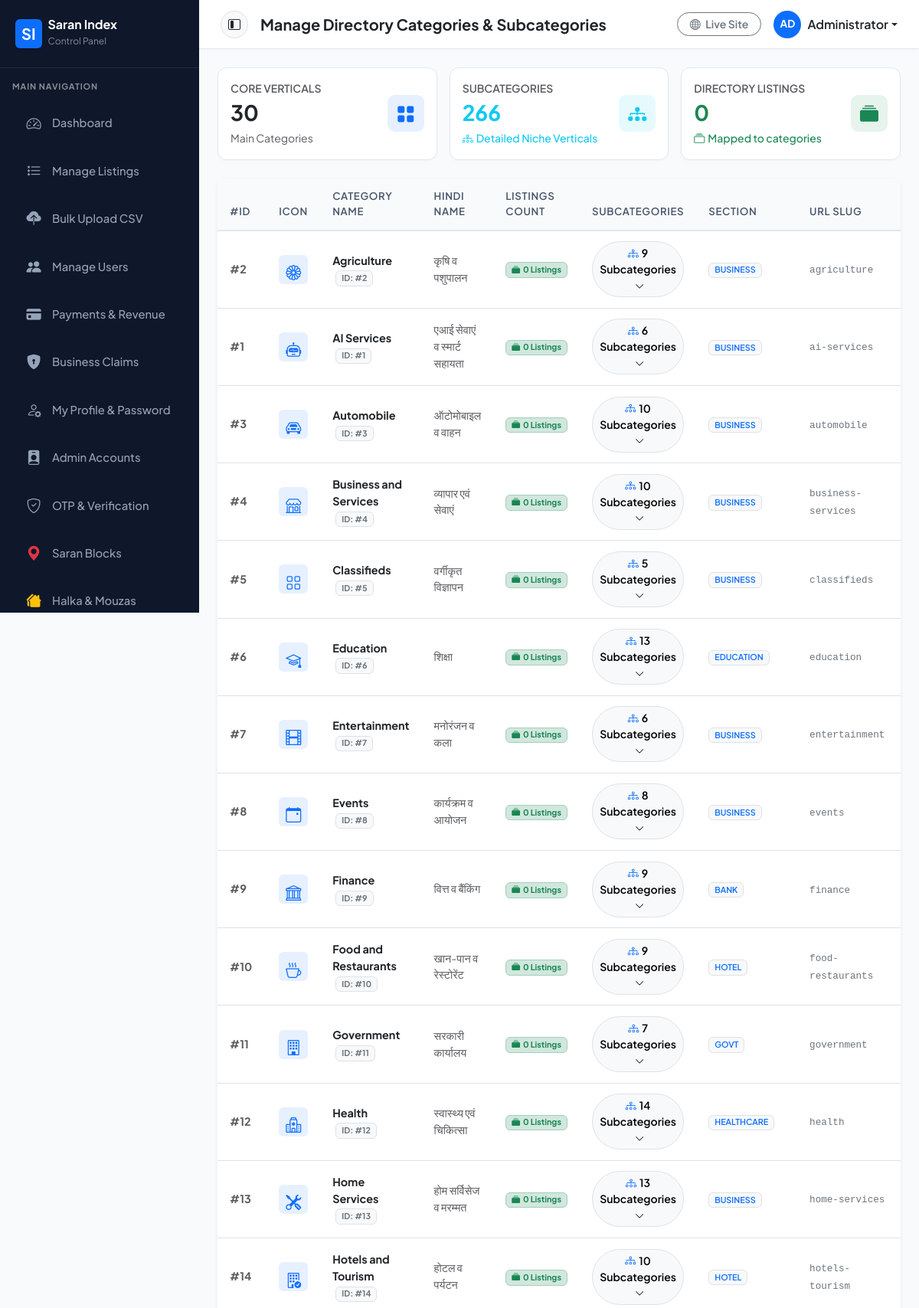
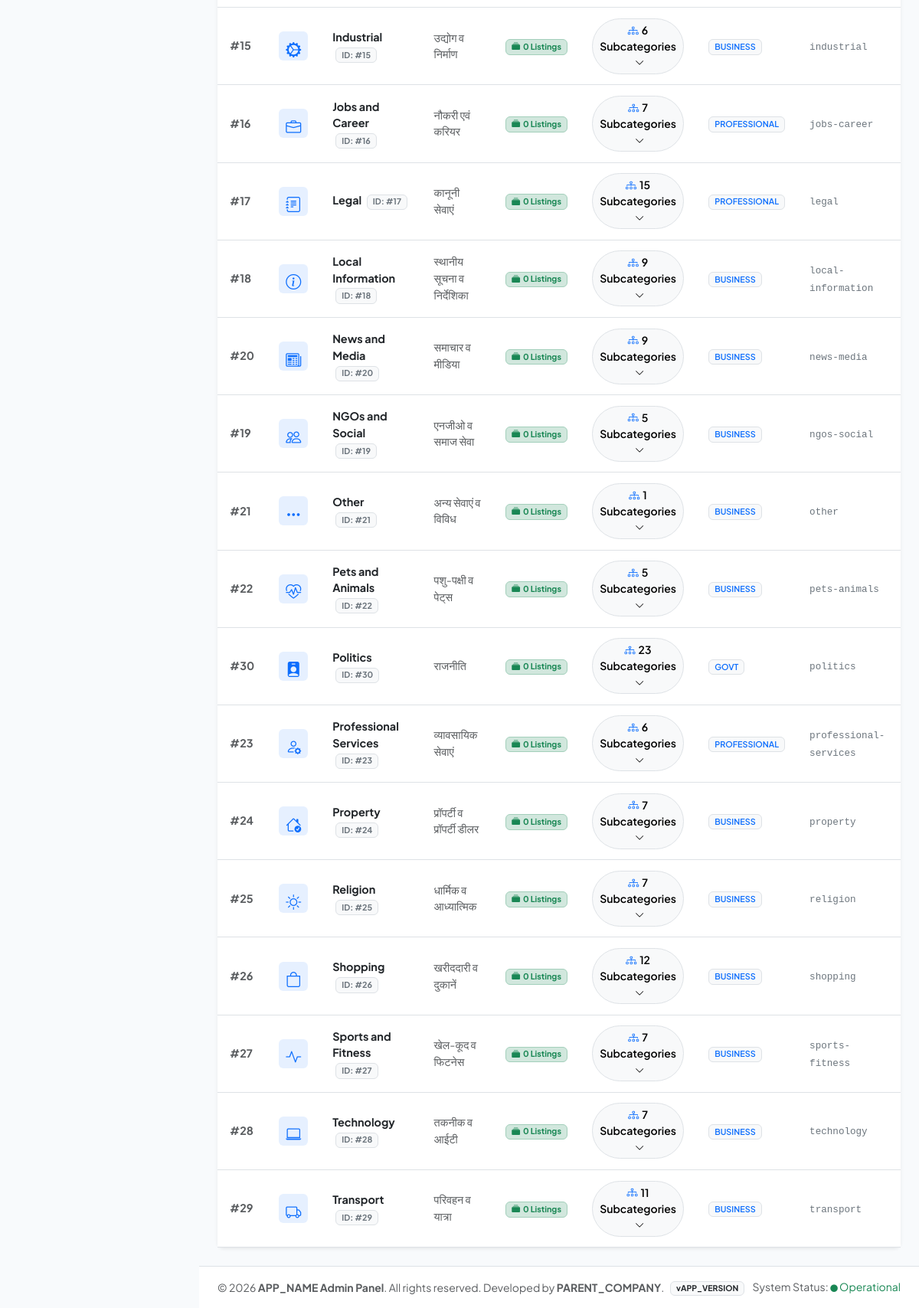
/admin/categories.php (signed in), run on the app's committed database (2 pictures, top to bottom).
### tables this page shows
CREATE TABLE IF NOT EXISTS `categories` (
    `id` INT AUTO_INCREMENT PRIMARY KEY,
    `name` VARCHAR(100) NOT NULL,
    `hindi_name` VARCHAR(100),
    `icon` VARCHAR(100),
    `slug` VARCHAR(100) UNIQUE,
    `section` ENUM('BUSINESS','PROFESSIONAL','GOVT','EDUCATION','HEALTHCARE','EMERGENCY','BANK','HOTEL') DEFAULT 'BUSINESS',
    `status` ENUM('ACTIVE','INACTIVE') DEFAULT 'ACTIVE'
);

### includes/functions.php (called while the page is built, shortened)
<?php
function sanitizeInput($data) {
    return htmlspecialchars(trim((string)$data), ENT_QUOTES, 'UTF-8');
}
function getAllSubcategories() {
    $db = getDB();
    if ($db) {
        try {
            $stmt = $db->query("SELECT s.*, c.name as category_name, c.slug as category_slug, COUNT(l.id) as listing_count
                                FROM subcategories s
                                LEFT JOIN categories c ON s.category_id = c.id
                                LEFT JOIN listings l ON s.id = l.subcategory_id
                                GROUP BY s.id
                                ORDER BY c.name ASC, CASE WHEN s.type = 'PROFESSIONAL' THEN 1 ELSE 2 END ASC, s.name ASC");
            return $stmt->fetchAll();
        } catch (PDOException $e) {}
    }
    return [];
}
function getAllAdminCategories() {
    $db = getDB();
    if ($db) {
        try {
            $stmt = $db->query("SELECT c.*, COUNT(l.id) as listing_count
                                FROM categories c
                                LEFT JOIN listings l ON c.id = l.category_id
                                GROUP BY c.id
                                ORDER BY c.name ASC");
            return $stmt->fetchAll();
        } catch (PDOException $e) {}
    }
    return [];
}

### admin/categories.php (the view, shortened to what this page needs)
<?php
require_once __DIR__ . '/includes/header.php';
$categories = getAllAdminCategories();
$all_subcategories = getAllSubcategories();
$sub_by_cat = [];
foreach ($all_subcategories as $sub) {
    $sub_by_cat[$sub['category_id']][] = $sub;
}
?>
<div class="row g-3 mb-4">
    <div class="col-12 col-sm-4">
        <div class="stat-card p-3">
            <div class="d-flex align-items-center justify-content-between">
                <div>
                    <div class="text-muted small fw-semibold text-uppercase">Core Verticals</div>
                    <h3 class="fw-bold text-dark my-1"><?php echo number_format(count($categories)); ?></h3>
                    <small class="text-muted">Main Categories</small>
                </div>
                <div class="stat-icon bg-primary bg-opacity-10 text-primary">
                    <i class="bi bi-grid-fill"></i>
                </div>
            </div>
        </div>
    </div>
    <div class="col-12 col-sm-4">
        <div class="stat-card p-3">
            <div class="d-flex align-items-center justify-content-between">
                <div>
                    <div class="text-muted small fw-semibold text-uppercase">Subcategories</div>
                    <h3 class="fw-bold text-info my-1"><?php echo number_format(count($all_subcategories)); ?></h3>
                    <small class="text-info fw-medium"><i class="bi bi-diagram-3 me-1"></i>Detailed Niche Verticals</small>
                </div>
                <div class="stat-icon bg-info bg-opacity-10 text-info">
                    <i class="bi bi-diagram-3-fill"></i>
                </div>
            </div>
        </div>
    </div>
    <div class="col-12 col-sm-4">
        <div class="stat-card p-3">
            <div class="d-flex align-items-center justify-content-between">
                <div>
                    <div class="text-muted small fw-semibold text-uppercase">Directory Listings</div>
                    <h3 class="fw-bold text-success my-1"><?php echo number_format(array_sum(array_column($categories, 'listing_count'))); ?></h3>
                    <small class="text-success fw-medium"><i class="bi bi-collection me-1"></i>Mapped to categories</small>
                </div>
                <div class="stat-icon bg-success bg-opacity-10 text-success">
                    <i class="bi bi-collection-fill"></i>
                </div>
            </div>
        </div>
    </div>
</div>
<div class="card border-0 shadow-sm rounded-3">
    <div class="table-responsive">
        <table class="table table-hover table-custom align-middle mb-0">
            <thead>
                <tr>
                    <th style="width: 60px;">#ID</th>
                    <th style="width: 50px;">Icon</th>
                    <th>Category Name</th>
                    <th>Hindi Name</th>
                    <th>Listings Count</th>
                    <th>Subcategories</th>
                    <th>Section</th>
                    <th>URL Slug</th>
                    <th class="text-end">Actions</th>
                </tr>
            </thead>
            <tbody>
                <?php foreach ($categories as $cat):
                    $subs = $sub_by_cat[$cat['id']] ?? [];
                    $sub_count = count($subs);
                    $cat_listings = intval($cat['listing_count'] ?? 0);
                ?>
                    <tr>
                        <td class="fw-bold text-muted">#<?php echo $cat['id']; ?></td>
                        <td>
                            <div class="bg-primary bg-opacity-10 text-primary rounded-2 p-2 text-center" style="width: 38px; height: 38px;">
                                <i class="bi <?php echo sanitizeInput($cat['icon']); ?> fs-5"></i>
                            </div>
                        </td>
                        <td class="fw-bold text-dark">
                            <?php echo sanitizeInput($cat['name']); ?>
                            <span class="badge bg-light text-secondary border small ms-1" title="Category ID">ID: #<?php echo $cat['id']; ?></span>
                        </td>
                        <td class="text-muted"><?php echo sanitizeInput($cat['hindi_name'] ?? ''); ?></td>
                        <td>
                            <a href="listings.php?category=<?php echo $cat['id']; ?>&search=<?php echo urlencode($cat['name']); ?>" class="badge bg-success-subtle text-success border border-success-subtle fw-bold px-2.5 py-1.5 text-decoration-none" title="Click to view all listings in <?php echo sanitizeInput($cat['name']); ?>">
                                <i class="bi bi-collection-fill me-1"></i><?php echo number_format($cat_listings); ?> Listings
                            </a>
                        </td>
                        <td>
                            <button class="btn btn-sm btn-light border rounded-pill fw-semibold" type="button" data-bs-toggle="collapse" data-bs-target="#subs-cat-<?php echo $cat['id']; ?>">
                                <i class="bi bi-diagram-3 text-primary me-1"></i><?php echo $sub_count; ?> Subcategories <i class="bi bi-chevron-down ms-1 small"></i>
                            </button>
                        </td>
                        <td><span class="badge bg-light text-primary border fw-semibold"><?php echo sanitizeInput($cat['section'] ?? 'BUSINESS'); ?></span></td>
                        <td><code class="small text-secondary"><?php echo sanitizeInput($cat['slug']); ?></code></td>
                        <td class="text-end">
                        </td>
                    </tr>
                <?php endforeach; ?>
            </tbody>
        </table>
    </div>
</div>
<?php require_once __DIR__ . '/includes/footer.php'; ?>

### data on the page
categories: id "2", name "Agriculture", hindi_name "कृषि व पशुपालन", cat_listings "0", id "9", section "BUSINESS", slug "agriculture"
categories: id "1", name "AI Services", hindi_name "एआई सेवाएं व स्मार्ट सहायता", cat_listings "0", id "6", section "BUSINESS", slug "ai-services"
categories: id "3", name "Automobile", hindi_name "ऑटोमोबाइल व वाहन", cat_listings "0", id "10", section "BUSINESS", slug "automobile"
categories: id "4", name "Business and Services", hindi_name "व्यापार एवं सेवाएं", cat_listings "0", id "10", section "BUSINESS", slug "business-services"
categories: id "5", name "Classifieds", hindi_name "वर्गीकृत विज्ञापन", cat_listings "0", section "BUSINESS", slug "classifieds"
categories: id "6", name "Education", hindi_name "शिक्षा", cat_listings "0", id "13", section "EDUCATION", slug "education"
categories: id "7", name "Entertainment", hindi_name "मनोरंजन व कला", cat_listings "0", id "6", section "BUSINESS", slug "entertainment"
categories: id "8", name "Events", hindi_name "कार्यक्रम व आयोजन", cat_listings "0", section "BUSINESS", slug "events"
categories: id "9", name "Finance", hindi_name "वित्त व बैंकिंग", cat_listings "0", section "BANK", slug "finance"
categories: id "10", name "Food and Restaurants", hindi_name "खान-पान व रेस्टोरेंट", cat_listings "0", id "9", section "HOTEL", slug "food-restaurants"
categories: id "11", name "Government", hindi_name "सरकारी कार्यालय", cat_listings "0", id "7", section "GOVT", slug "government"
categories: id "12", name "Health", hindi_name "स्वास्थ्य एवं चिकित्सा", cat_listings "0", id "14", section "HEALTHCARE", slug "health"
categories: id "13", name "Home Services", hindi_name "होम सर्विसेज व मरम्मत", cat_listings "0", section "BUSINESS", slug "home-services"
categories: id "14", name "Hotels and Tourism", hindi_name "होटल व पर्यटन", cat_listings "0", id "10", section "HOTEL", slug "hotels-tourism"
categories: id "15", name "Industrial", hindi_name "उद्योग व निर्माण", cat_listings "0", id "6", section "BUSINESS", slug "industrial"
categories: id "16", name "Jobs and Career", hindi_name "नौकरी एवं करियर", cat_listings "0", id "7", section "PROFESSIONAL", slug "jobs-career"
categories: id "17", name "Legal", hindi_name "कानूनी सेवाएं", cat_listings "0", id "15", section "PROFESSIONAL", slug "legal"
categories: id "18", name "Local Information", hindi_name "स्थानीय सूचना व निर्देशिका", cat_listings "0", id "9", section "BUSINESS", slug "local-information"
categories: id "20", name "News and Media", hindi_name "समाचार व मीडिया", cat_listings "0", id "9", section "BUSINESS", slug "news-media"
categories: id "19", name "NGOs and Social", hindi_name "एनजीओ व समाज सेवा", cat_listings "0", id "5", section "BUSINESS", slug "ngos-social"
categories: id "21", name "Other", hindi_name "अन्य सेवाएं व विविध", cat_listings "0", id "1", section "BUSINESS", slug "other"
categories: id "22", name "Pets and Animals", hindi_name "पशु-पक्षी व पेट्स", cat_listings "0", id "5", section "BUSINESS", slug "pets-animals"
categories: id "30", name "Politics", hindi_name "राजनीति", cat_listings "0", id "23", section "GOVT", slug "politics"

### other printed values
sanitizeInput($header_title) "Manage Directory Categories & Subcategories"
substr($admin_name, 0, 2) "AD"
sanitizeInput($admin_name) "Administrator"
count($categories) "30"
count($all_subcategories) "266"
array_sum(array_column($categories, 'listing_count')) "0"
